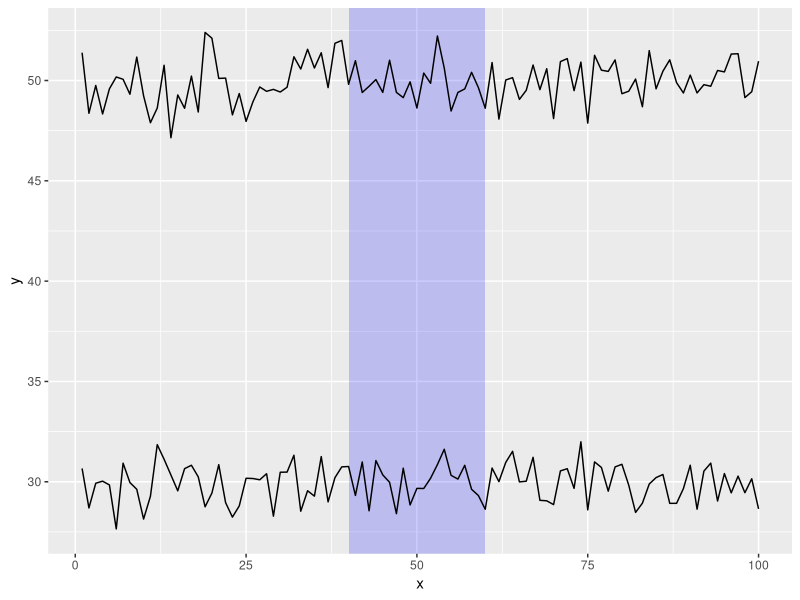

Write R code to recreate this figure.
## ---- chunk 1
library("tidyverse")

## make up some example data
exdata <- tibble(x = rep(1:100, 2),
                 series = rep(1:2, each = 100),
                 y = rnorm(200) + rep(c(30, 50), each = 100))

## region we want to highlight
regions <- tibble(x1 = 40, x2 = 60, y1 = -Inf, y2 = +Inf)

ggplot(exdata, aes(x, y)) +
  geom_rect(data = regions,
            inherit.aes = FALSE,
            mapping = aes(xmin = x1, xmax = x2,
                          ymin = y1, ymax = y2),
            color = "transparent",
            fill = "blue",
            alpha = .2) +
  geom_line(aes(group = series))
